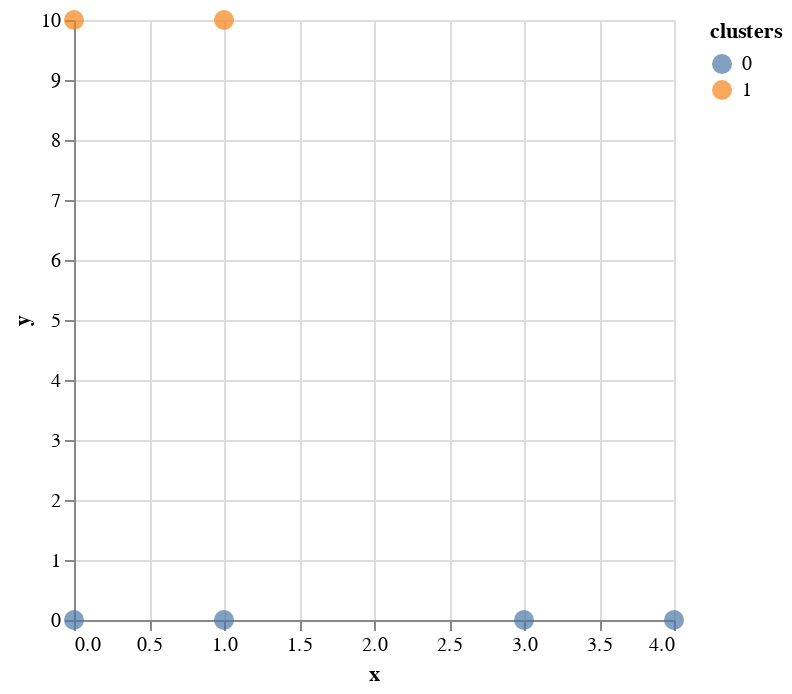

Notebook source saved alongside this figure:
### Code cell
datapoints.encode(
    color="clusters:N"
)

### Figure 1 — Vega-Lite specification as saved in the notebook (floating-point values rounded to 4 significant figures)
{"config": {"view": {"continuousWidth": 300, "continuousHeight": 300}}, "data": {"name": "data-a5630d296622c3598f06f533b89a69dd"}, "mark": {"type": "point", "color": "black", "filled": true, "size": 100}, "encoding": {"color": {"field": "clusters", "type": "nominal"}, "x": {"field": "x", "type": "quantitative"}, "y": {"field": "y", "type": "quantitative"}}, "$schema": "https://vega.github.io/schema/vega-lite/v5.8.0.json", "datasets": {"data-a5630d296622c3598f06f533b89a69dd": [{"x": 0, "y": 0, "clusters": 0}, {"x": 0, "y": 10, "clusters": 1}, {"x": 1, "y": 0, "clusters": 0}, {"x": 1, "y": 10, "clusters": 1}, {"x": 3, "y": 0, "clusters": 0}, {"x": 4, "y": 0, "clusters": 0}]}}
